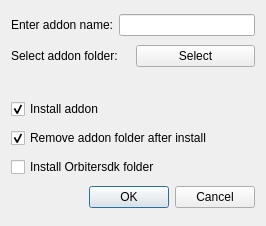
<?xml version="1.0" encoding="UTF-8"?>
<ui version="4.0">
 <class>AddDialog</class>
 <widget class="QDialog" name="AddDialog">
  <property name="geometry">
   <rect>
    <x>0</x>
    <y>0</y>
    <width>266</width>
    <height>226</height>
   </rect>
  </property>
  <property name="windowTitle">
   <string>Install/Add an addon</string>
  </property>
  <property name="windowIcon">
   <iconset>
    <normaloff>:/res/res/icon/Orbiter.ico</normaloff>:/res/res/icon/Orbiter.ico</iconset>
  </property>
  <layout class="QVBoxLayout" name="verticalLayout">
   <item>
    <layout class="QHBoxLayout" name="nameLayout">
     <item>
      <widget class="QLabel" name="nameLabel">
       <property name="text">
        <string>Enter addon name:</string>
       </property>
      </widget>
     </item>
     <item>
      <widget class="QLineEdit" name="nameEdit"/>
     </item>
    </layout>
   </item>
   <item>
    <layout class="QHBoxLayout" name="selectLayout">
     <item>
      <widget class="QLabel" name="selectLabel">
       <property name="text">
        <string>Select addon folder:</string>
       </property>
      </widget>
     </item>
     <item>
      <widget class="QPushButton" name="selectButton">
       <property name="text">
        <string>Select</string>
       </property>
      </widget>
     </item>
    </layout>
   </item>
   <item>
    <widget class="QLabel" name="pathLabel">
     <property name="sizePolicy">
      <sizepolicy hsizetype="Fixed" vsizetype="Fixed">
       <horstretch>0</horstretch>
       <verstretch>0</verstretch>
      </sizepolicy>
     </property>
     <property name="text">
      <string/>
     </property>
    </widget>
   </item>
   <item>
    <widget class="QCheckBox" name="installCheck">
     <property name="toolTip">
      <string>Install addon into Orbiter</string>
     </property>
     <property name="text">
      <string>Install addon</string>
     </property>
     <property name="checked">
      <bool>true</bool>
     </property>
    </widget>
   </item>
   <item>
    <widget class="QCheckBox" name="remCheck">
     <property name="toolTip">
      <string>Remove addon folder with its content after install</string>
     </property>
     <property name="text">
      <string>Remove addon folder after install</string>
     </property>
     <property name="checked">
      <bool>true</bool>
     </property>
    </widget>
   </item>
   <item>
    <widget class="QCheckBox" name="sdkCheck">
     <property name="toolTip">
      <string>Keep it unchecked if you don't know what is this</string>
     </property>
     <property name="text">
      <string>Install Orbitersdk folder</string>
     </property>
    </widget>
   </item>
   <item>
    <widget class="QDialogButtonBox" name="buttonsBox">
     <property name="orientation">
      <enum>Qt::Horizontal</enum>
     </property>
     <property name="standardButtons">
      <set>QDialogButtonBox::Cancel|QDialogButtonBox::Ok</set>
     </property>
     <property name="centerButtons">
      <bool>false</bool>
     </property>
    </widget>
   </item>
  </layout>
 </widget>
 <resources/>
 <connections>
  <connection>
   <sender>buttonsBox</sender>
   <signal>accepted()</signal>
   <receiver>AddDialog</receiver>
   <slot>accept()</slot>
   <hints>
    <hint type="sourcelabel">
     <x>248</x>
     <y>254</y>
    </hint>
    <hint type="destinationlabel">
     <x>157</x>
     <y>274</y>
    </hint>
   </hints>
  </connection>
  <connection>
   <sender>buttonsBox</sender>
   <signal>rejected()</signal>
   <receiver>AddDialog</receiver>
   <slot>reject()</slot>
   <hints>
    <hint type="sourcelabel">
     <x>316</x>
     <y>260</y>
    </hint>
    <hint type="destinationlabel">
     <x>286</x>
     <y>274</y>
    </hint>
   </hints>
  </connection>
 </connections>
</ui>
